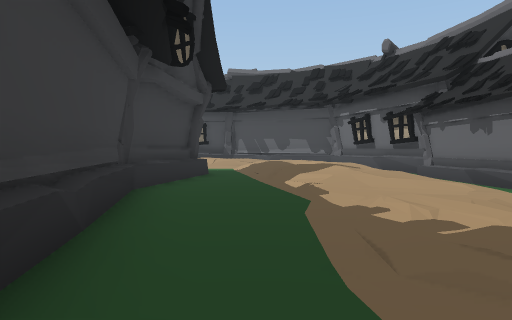
[1] (above)

22 first-person views from a walk through a 3-D level made in the Unity game engine. The camera is 1.3 m above the floor, tilts 2° down and sees 75° across. Doors are open. The floor is counted in squares, 2 m on a side. Each view is taken from the middle of a square. On the plan, view 1 faces up. The plan holds only what a view shows up to about 10 squares ahead; the rest is blank. The place goes on beyond the plan. The player is left out. Some surface patterns are stand-ins.

[2]
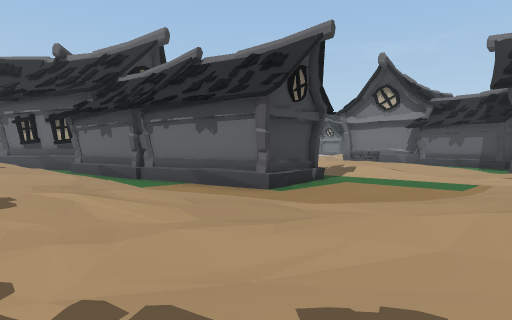

[3]
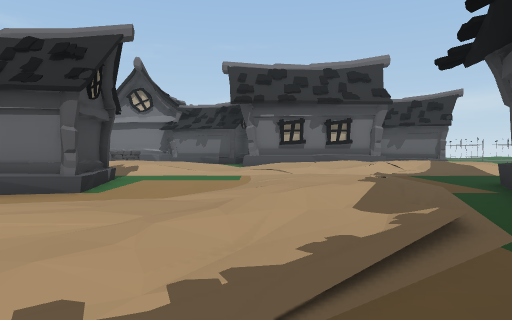

[4]
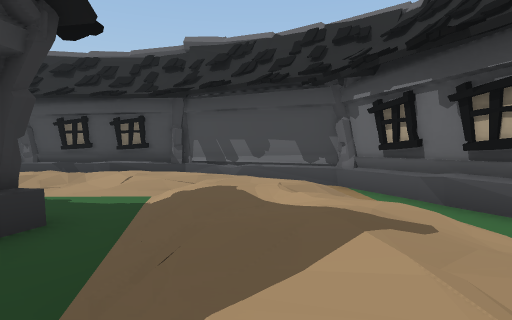

[5]
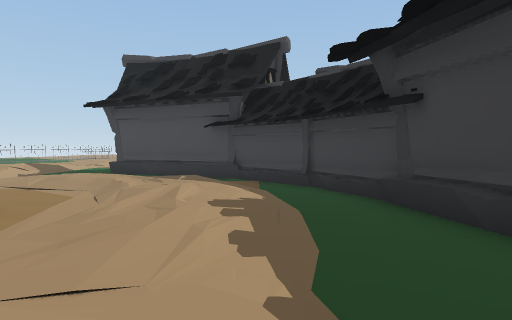

[6]
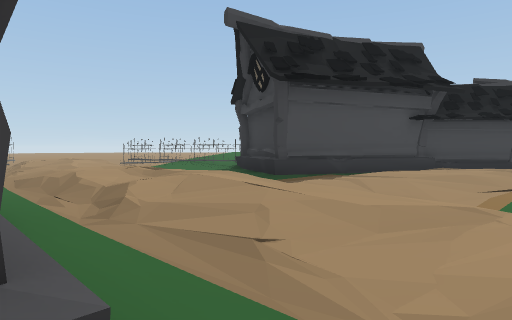

[7]
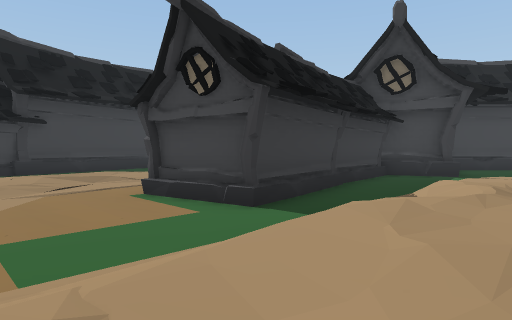

[8]
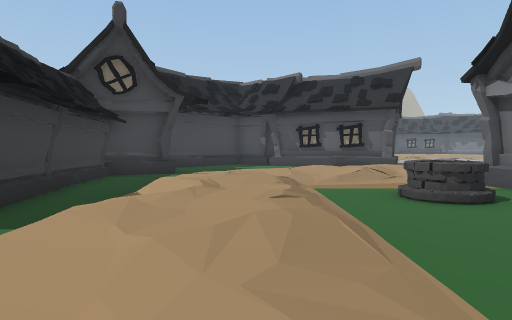

[9]
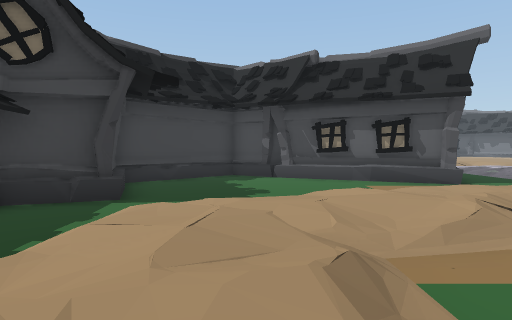

[10]
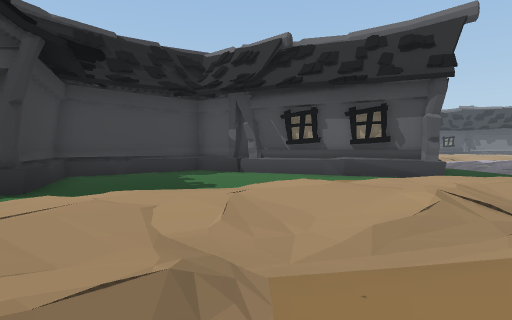

[11]
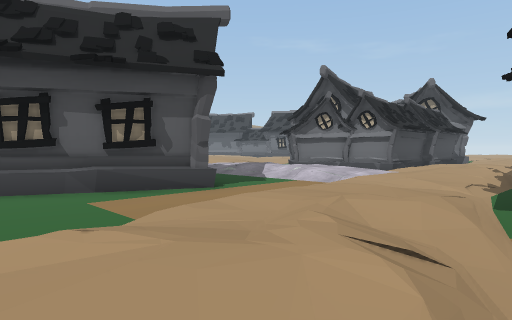

[12]
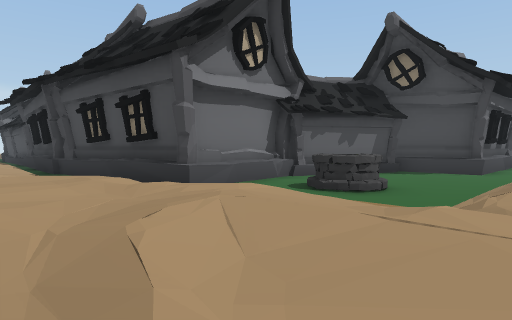

[13]
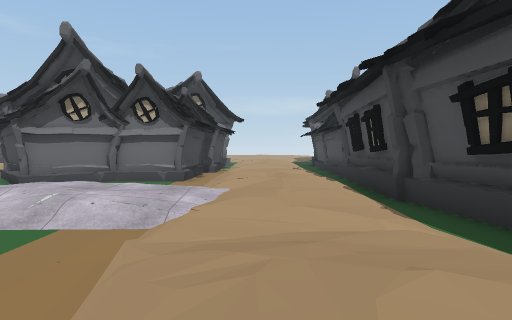

[14]
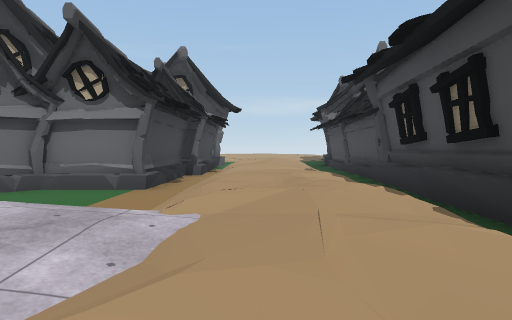

[15]
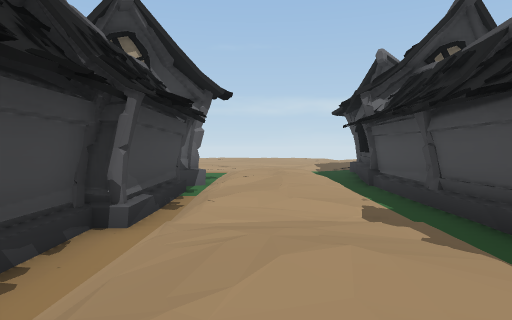

[16]
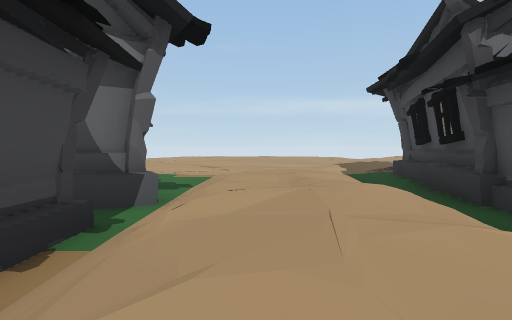

[17]
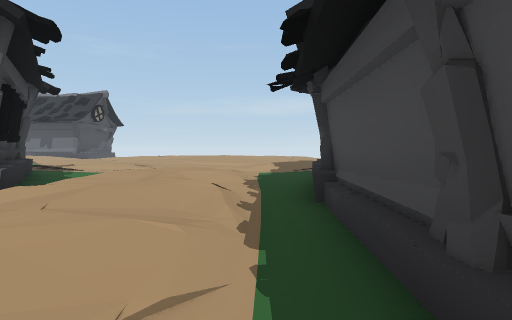

[18]
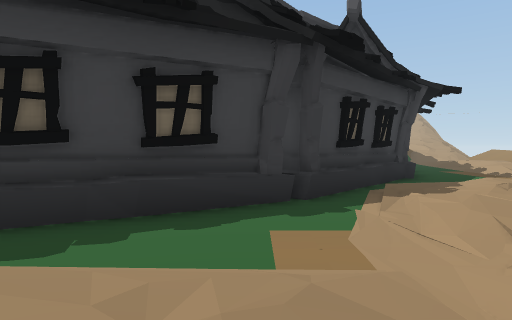

[19]
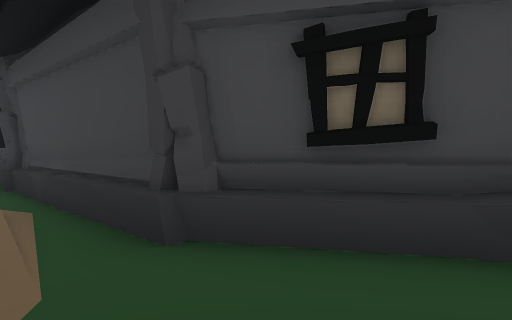

[20]
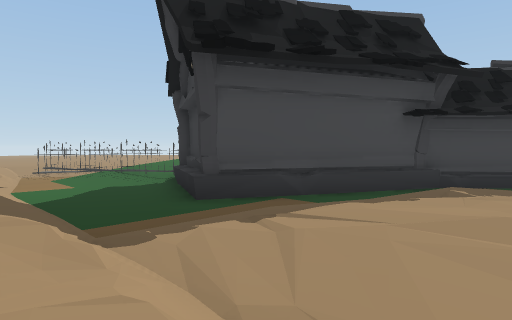

[21]
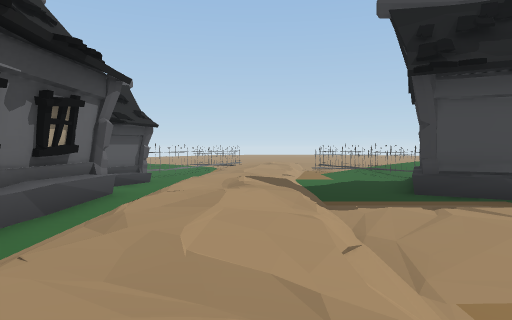

[22]
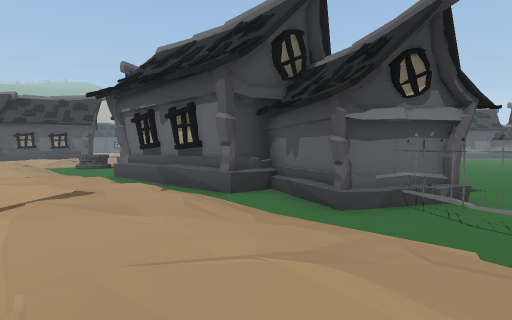

### Floor plan
Key: @ floor where view 1 was taken; # wall or solid block; . main floor; : floor 0.25 m higher than the main floor; + floor 0.5 m higher than the main floor; / step, stairs or slope; ^ raised ledge; F fountain; E fence; O other object.
Columns run from 6 left of view 1 to 36 right of it. Each row starts with its distance up from view 1.
 15 ######                      ##
 14   ..####      ####     ./  /##          ###
 13   /////###   ##..###  ^.///./#         ###/
 12   +//////#   #.....###../+/..#        ##../
 11    ////+/##  #........../+/..##########...:
 10     ../+/.#  #.........///////////////////:
  9     ..///.# ##..../////./////++/.///+/+///:
  8     #/////# #.//////++/://///+//////+/+//./
  7     #.////# #./:////////.////////////////./
  6     #..///###./++//..##################.../
  5     #..///###.////...#                ####/
  4     #...:..##./+///F.#                   ##
  3     #../:..##/////...#
  2     ##.///.##//++/...#
  1      #.///....////..##
  0      #@//:/...///...#
 -1      #/./////.////###
 -2      ##.///:::////#
 -3       ##./////////#
 -4        ###....////#
 -5          ###..////##
 -6            #..//+/.#
 -7            #../++/###
 -8           O^..////#O#....
 -9           /E/.///.E......
-10           ///./+/.E
-11             E.///

Positions as (right, up) in squares from view 1, and headings:
1: (0, 0), facing up
2: (1, -2), facing up-right
3: (0, -1), facing right
4: (1, 5), facing up
5: (1, 6), facing down
6: (12, 0), facing down-left
7: (10, -1), facing up-left
8: (10, -1), facing up
9: (10, 3), facing up
10: (11, 4), facing up
11: (11, 6), facing up-right
12: (10, 9), facing down-right
13: (14, 9), facing right
14: (17, 9), facing right
15: (22, 9), facing right
16: (26, 9), facing right
17: (26, 7), facing right
18: (34, 8), facing up
19: (34, 8), facing down
20: (9, -1), facing down-left
21: (9, 1), facing down
22: (8, -10), facing up-right
